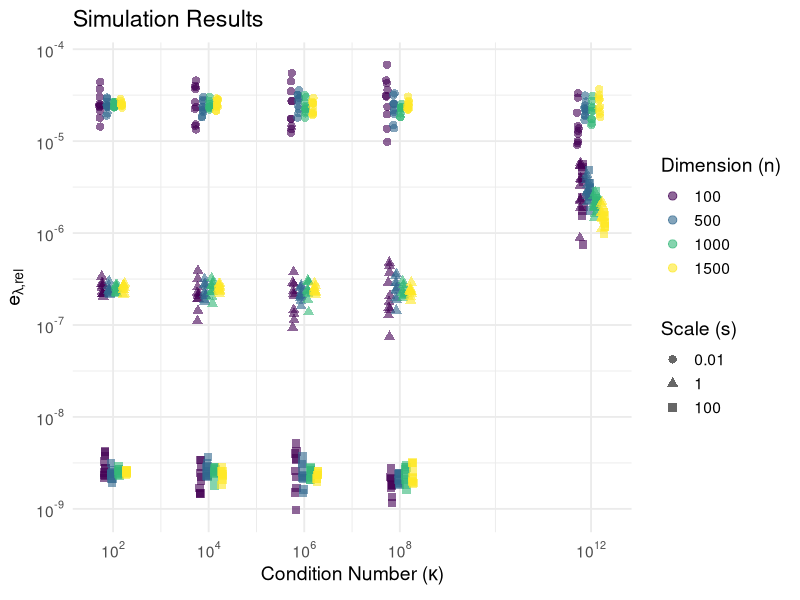
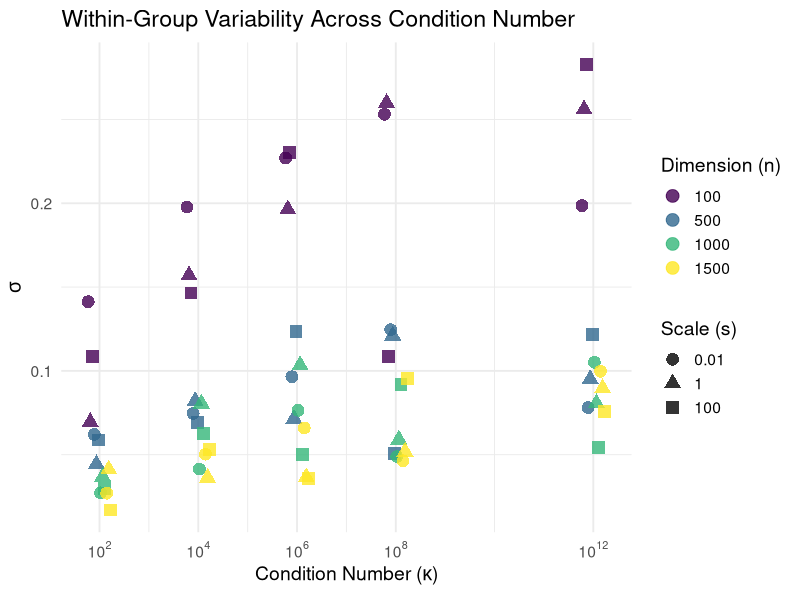
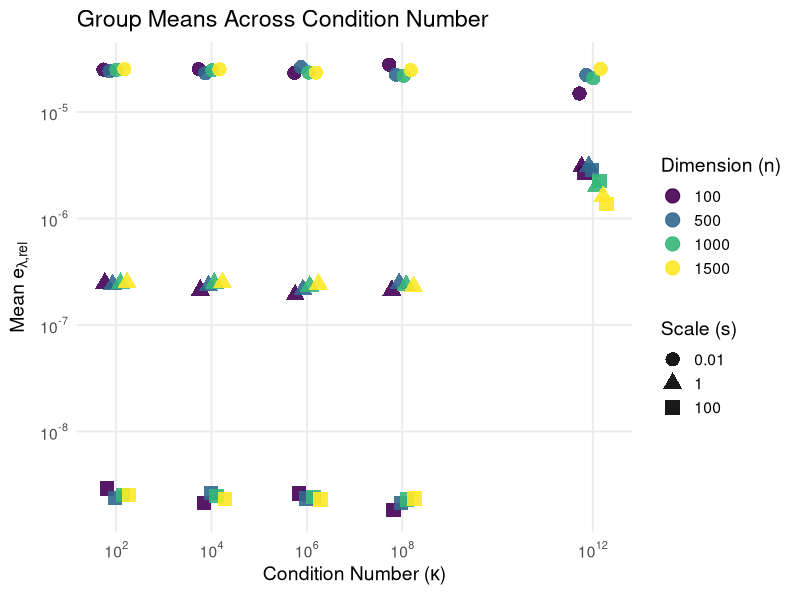
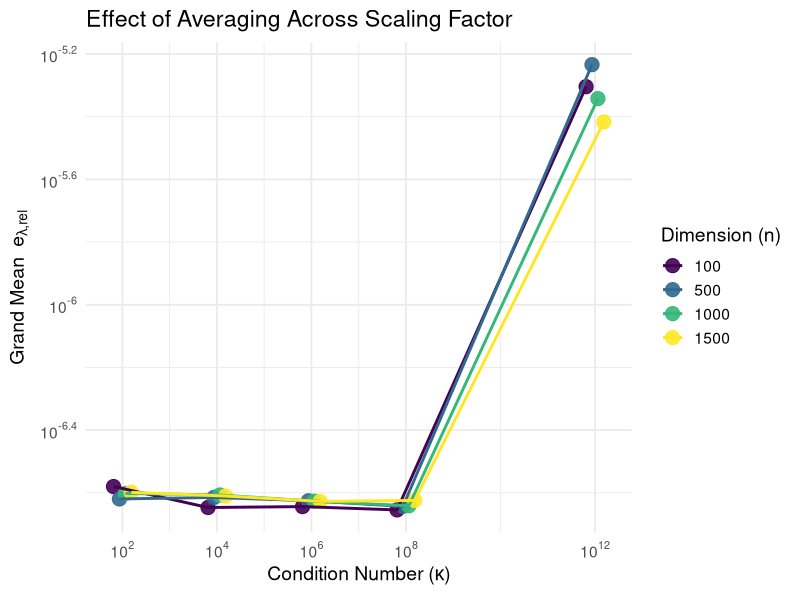
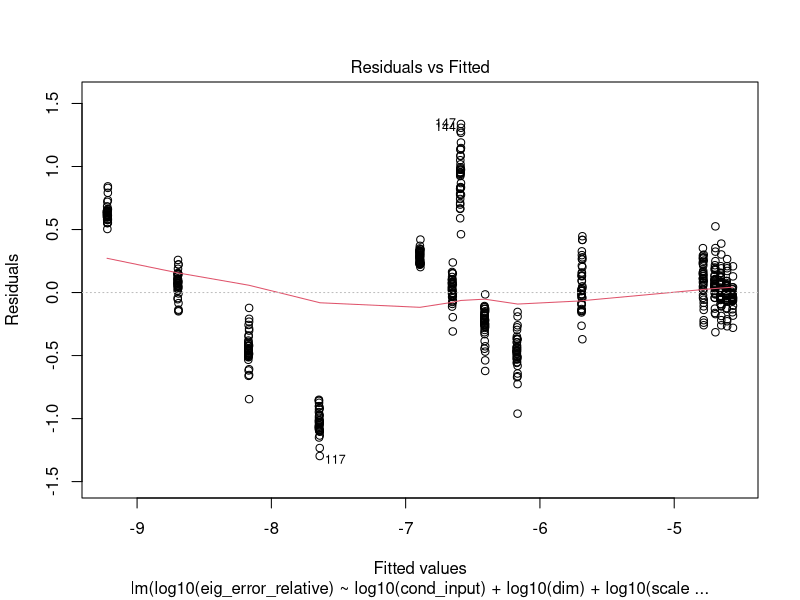
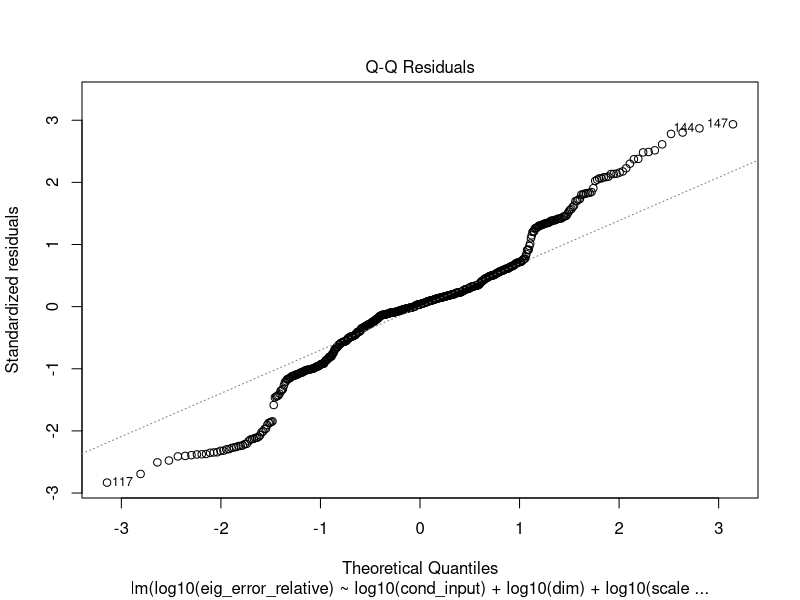
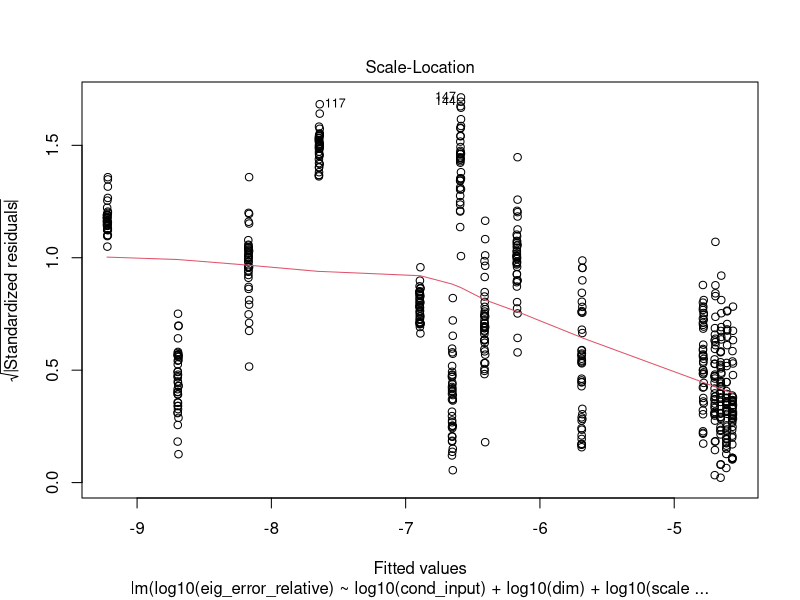
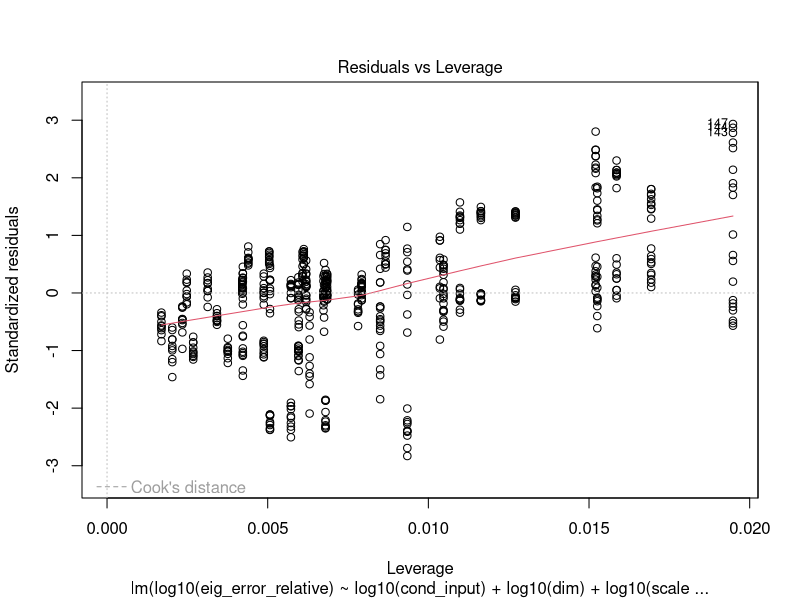

These figures' R source, in order:
library(tidyverse)
library(scales)
library(emmeans)

# =======================================================================
# Data Ingestion & Preparation
# =======================================================================

df <- read_csv("matrix_dataset.csv", show_col_types = FALSE) %>%
  
  # Numerical failures (e.g., overflow in eigenvalue solvers) produce Inf or -Inf.
  # These would break subsequent log-transformations and linear modelling,
  # so we remove them to keep only physically meaningful, finite computations.

  filter(is.finite(eig_error_relative), is.finite(cond_input)) %>%
  rename(dim = size) %>%
  
  # Many continuous variables are duplicated as factors so that ggplot can map
  # them to discrete colour/shape scales, enabling clear visual separation
  # between distinct experimental conditions rather than a continuous gradient.
  
  mutate(
    dim_fct = as.factor(dim),
    scale_fct = as.factor(scale),
    scale_label = paste0("Scale (s) = ", scale)
  )

# =======================================================================
# Simulation Results: Algorithm Error
# =======================================================================

p1 <- ggplot(df, aes(
                     x = log10(cond_input), 
                     y = log10(eig_error_relative), 
                     color = dim_fct, shape = scale_fct)
             ) +
  
  # Thousands of points are generated at the same discrete (cond, dim) combos.
  # Without jitter and dodge, points would overlap completely, hiding the
  # density and distribution of errors. Jitterdodge spreads them so the
  # reader can assess both central tendency and spread at each condition.
  
  geom_point(position = position_jitterdodge(jitter.width = 0.15, 
                    dodge.width = 0.6), size = 2.5, alpha = 0.6) + scale_color_viridis_d(option = "viridis") +
  
  # Data are plotted on log‑transformed axes to linearise exponential trends.
  # Axis breaks are labelled in power‑of‑10 notation (10^2, 10^4, …) because
  # readers intuitively understand matrix condition numbers in these orders.
  
  scale_x_continuous(
    breaks = c(2, 4, 6, 8, 12),
    labels = function(x) parse(text = paste0("10^", x))
  ) +
  scale_y_continuous(labels = math_format(10^.x)) +
  labs(
    title = "Simulation Results",
    x = expression("Condition Number (" * kappa * ")"),
    y = expression(e[lambda*",rel"]),
    color = "Dimension (n)", 
    shape = "Scale (s)"
  ) +
  theme_minimal(base_size = 14) +
  theme(legend.position = "right")

ggsave("R_error_main_plot.png", plot = p1, width = 10, height = 6, dpi = 300,
       bg = "white")
print(p1)

# =======================================================================
# Variability Analysis 
# =======================================================================

# Standard deviation of the log‑error captures the “volatility” of the
# algorithm’s output. High σ means the order‑of‑magnitude accuracy swings
# wildly across replicates – a warning sign of numerical instability.

df_std <- df %>%
  group_by(cond_input, dim, scale, dim_fct, scale_fct) %>%
  summarise(std_log_error = sd(log10(eig_error_relative)), .groups = 'drop')

p2 <- ggplot(df_std, aes(x = log10(cond_input), y = std_log_error, 
                         color = dim_fct, shape = scale_fct)) +
  
  # Now each point is a summary per group, so overplotting is minimal.
  # Using dodge (without jitter) prevents shape occlusion while preserving
  # the exact position, making it easier to compare variability across groups.
  
  geom_point(position = position_dodge(width = 0.5), size = 4, alpha = 0.8) +
  scale_color_viridis_d(option = "viridis") + 
  scale_x_continuous(     
   breaks = c(2, 4, 6, 8, 12),     
   labels = function(x) parse(text = paste0("10^", x))   
   ) +
  scale_y_continuous() +
  labs(
    title = "Within-Group Variability Across Condition Number",
    x = expression("Condition Number (" * kappa * ")"),
    y = expression(sigma),
    color = "Dimension (n)", 
    shape = "Scale (s)"
  ) +
  theme_minimal(base_size = 14) +
  theme(legend.position = "right")

ggsave("R_error_std_plot.png", plot = p2, width = 10, height = 6, dpi = 300,
       bg = "white")
print(p2)

# =======================================================================
# Average Error: Mean of Relative Error 
# =======================================================================

# Averaging on the log scale gives the geometric mean of the relative error.
# This prevents a single catastrophic outlier
# from dominating the central tendency of an otherwise well‑behaved group.

df_mean <- df %>%
  group_by(cond_input, dim, scale, dim_fct, scale_fct) %>%
  summarise(mean_log_error = mean(log10(eig_error_relative)), .groups = 'drop')

p_mean <- ggplot(df_mean, aes(x = log10(cond_input), 
                              y = mean_log_error, 
                              color = dim_fct, shape = scale_fct)) +
  geom_point(position = position_jitterdodge(jitter.width = 0.15, 
                                             dodge.width = 0.6), 
             size = 4.5, alpha = 0.9) +
  scale_color_viridis_d(option = "viridis") + 
 scale_x_continuous(     
   breaks = c(2, 4, 6, 8, 12),     
   labels = function(x) parse(text = paste0("10^", x))
   ) +
  scale_y_continuous(labels = math_format(10^.x)) +
  labs(
    title = "Group Means Across Condition Number",
    x = expression("Condition Number (" * kappa * ")"),
    y = expression("Mean" ~ e[lambda*",rel"]),
    color = "Dimension (n)", 
    shape = "Scale (s)"
  ) +
  theme_minimal(base_size = 14) +
  # Minor gridlines are removed because the log‑scale axes already guide the eye;
  # extra lines only add visual noise without aiding interpretation.
  theme(legend.position = "right",
        panel.grid.minor = element_blank())

ggsave("R_error_mean_plot.png", plot = p_mean, width = 10, height = 6, 
       dpi = 300, bg = "white")
print(p_mean)


# =====================================================================
# Grand Mean 
# =====================================================================

# Ignoring the scale factor and averaging over it reveals whether dimension
# alone interacts with condition number. However, because the scale factor
# can alter the error behaviour, this “grand mean” can be misleading
# (hence the cautious filename).

df_grand_mean <- df_mean %>%
  group_by(cond_input, dim_fct) %>%
  summarise(grand_mean_error = mean(mean_log_error), .groups = 'drop')

p_grand <- ggplot(df_grand_mean, aes(x = log10(cond_input), 
                                     y = grand_mean_error, 
                                     color = dim_fct)) +

  geom_point(position = position_dodge(width = 0.5), size = 4.5, alpha = 0.9) +
  
  # Connecting lines are used only for the same dimension, helping the eye
  # follow the trend as condition number increases – a visual guide to the
  # interaction between dimension and condition number.
  
  geom_line(aes(group = dim_fct), position = position_dodge(width = 0.5), 
            linewidth = 1) +
  scale_color_viridis_d(option = "viridis") + 
  scale_x_continuous(     
   breaks = c(2, 4, 6, 8, 12),     
   labels = function(x) parse(text = paste0("10^", x))
  ) +
  scale_y_continuous(labels = math_format(10^.x)) +
  labs(
    title = "Effect of Averaging Across Scaling Factor",
    x = expression("Condition Number (" * kappa * ")"),
    y = expression("Grand Mean "~ e[lambda*",rel"]),
    color = "Dimension (n)"
  ) +
  theme_minimal(base_size = 14) +
  theme(legend.position = "right")

ggsave("R_flawed_grand_mean_plot.png", plot = p_grand, width = 10, height = 6, 
       dpi = 300, bg = "white")
print(p_grand)

# =======================================================================
# Continuous Linear model: Mean Relative Error 
# =======================================================================

# We include all two‑ and three‑way interactions because theory suggests
# that the effects of condition number, dimension, and scale may not be
# additive – e.g., ill‑conditioning may be amplified at large dimensions.
continuous_model <- lm(log10(eig_error_relative) ~ log10(cond_input) 
                       * log10(dim)
                       * log10(scale), data = df)

# We use stepwise selection based on AIC to prune out unnecessary interactions. 
# This prevents overfitting and leaves us with the most parsimonious model 
# that still explains the variance effectively.
print("=== Running Stepwise Selection: Mean Error Model ===")
final_model <- step(continuous_model, 
                    scope = list(
                      lower = "~ log10(cond_input) + log10(dim) + log10(scale)",
                      upper = "~ log10(cond_input) * log10(dim) * log10(scale)"
                    ))

print("=== Final Optimized Model ===")
summary(final_model)
plot(final_model)

# A synthetic grid of all unique experimental conditions is created so we can
# draw smooth, continuous prediction lines rather than jagged segments that
# merely connect the observed discrete points.

pred_grid_cont <- expand.grid(
  cond_input = unique(df$cond_input),
  dim = unique(df$dim),
  scale = unique(df$scale)
) %>%
  mutate(
    dim_fct = as.factor(dim),
    scale_fct = as.factor(scale)
  )

pred_grid_cont$predicted_mean <- predict(final_model, newdata = pred_grid_cont)

p_mean_fit <- ggplot() +
  geom_point(data = df, 
             aes(x = log10(cond_input), 
                 y = log10(eig_error_relative), 
                 color = as.factor(dim), shape = as.factor(scale)), 
             position = position_jitterdodge(jitter.width = 0.15, 
                                             dodge.width = 0.6), 
             size = 2.5, alpha = 0.5) +
  
  # Model‑predicted lines overlay the raw data so the reader can judge
  # how well the fitted interactions capture the average behavior.
  geom_line(data = pred_grid_cont, 
            aes(x = log10(cond_input), y = predicted_mean, 
                group = interaction(dim_fct, scale_fct), 
                color = dim_fct,
                linetype = scale_fct), 
            linewidth = 1.2) +
  
  scale_color_viridis_d(option = "viridis") + 
  scale_x_continuous(     
   breaks = c(2, 4, 6, 8, 12),     
   labels = function(x) parse(text = paste0("10^", x))
  ) +
  scale_y_continuous(labels = math_format(10^.x)) +
  labs(
    title = "Fitted Linear Model For Means",
    x = expression("Condition Number (" * kappa * ")"),
    y = expression(e[lambda*",rel"]),
    color = "Dimension (n)", 
    shape = "Scale (s)",      
    linetype = "Scale (s)"
  ) +
  theme_minimal(base_size = 14) +
  theme(legend.position = "right")

ggsave("R_continuous_model_fit.png", plot = p_mean_fit, width = 10, height = 6, 
       dpi = 300, bg = "white")
print(p_mean_fit)


# =======================================================================
# Continuous Linear Model: Variability
# =======================================================================

# A separate model for the standard deviation (heteroscedasticity) allows
# us to identify conditions where the algorithm’s output is not only
# inaccurate but also unpredictable.
full_std_model <- lm(std_log_error ~ log10(cond_input) * log10(dim) 
                     * log10(scale), data = df_std)

print("=== Running Stepwise Selection: Variability Model ===")
best_std_model <- step(full_std_model, 
                       scope = list(
                         lower = "~ log10(cond_input) + log10(dim) + 
                         log10(scale)",
                         upper = "~ log10(cond_input) * log10(dim) *
                         log10(scale)"
                       ))

print("=== Final Optimized Variability Model ===")
summary(best_std_model)

df_std$predicted_std <- predict(best_std_model, newdata = df_std)

plot(best_std_model)

pred_grid <- expand.grid(
  cond_input = unique(df_std$cond_input),
  dim = unique(df_std$dim),
  scale = unique(df_std$scale)
) %>%
  mutate(
    log10_cond = log10(cond_input),
    dim_fct = as.factor(dim),
    scale_fct = as.factor(scale)
  )

pred_grid$predicted_std <- predict(best_std_model, newdata = pred_grid)

p_std_fit <- ggplot() +
  geom_point(data = df_std, 
             aes(x = log10(cond_input), y = std_log_error, 
                 color = dim_fct, shape = scale_fct), 
             position = position_jitterdodge(jitter.width = 0.15, 
                                             dodge.width = 0.6), 
             size = 4, alpha = 0.5) +

  geom_line(data = pred_grid, 
            aes(x = log10(cond_input), y = predicted_std, 
                group = interaction(dim_fct, scale_fct), 
                color = dim_fct, linetype = scale_fct), 
            linewidth = 1.2) +
  
  scale_color_viridis_d(option = "viridis") + 
  scale_x_continuous(     
   breaks = c(2, 4, 6, 8, 12),
   labels = function(x) parse(text = paste0("10^", x))   
   ) +
  labs(
    title = "Fitted Linear Model for Variability",
    x = expression("Condition Number (" * kappa * ")"),
    y = expression(sigma),
    color = "Dimension (n)", 
    shape = "Scale (s)",
    linetype = "Scale (s)"
  ) +
  theme_minimal(base_size = 14)

ggsave("R_continuous_var_model_fit.png", plot = p_std_fit, width = 10, 
       height = 6,
       dpi = 300, bg = "white")
print(p_std_fit)

# =====================================================================
# Indicator Model
# =====================================================================

# Floating‑point precision in matrix algorithms often collapses abruptly
# beyond a critical condition number. By introducing a binary failure indicator
# at κ = 10^12, the model can capture a structural break rather
# than forcing a smooth polynomial through two distinct regimes.

df$is_failure <- ifelse(round(log10(df$cond_input)) == 12, 1, 0)

# The interaction `is_failure:log10(scale)` is included because visual
# exploration suggests that different scaling factors react in opposite ways
# once the solver effectively fails – an effect that a main‑effect‑only
# indicator would miss.

indicator_model <- lm(log10(eig_error_relative) ~ log10(dim) + 
                        log10(cond_input) * log10(scale) + is_failure + 
                        is_failure:log10(scale), data = df)

print("=== Running Stepwise Selection on Indicator Model ===")
best_indicator_model <- step(indicator_model, direction = "both", 
                             trace = 1)

print("=== Final Optimized Indicator Model ===")
summary(best_indicator_model)

pred_grid_mean <- expand.grid(
  cond_input = unique(df$cond_input),
  dim = unique(df$dim),
  scale = unique(df$scale)
) %>%
  mutate(
    # The synthetic grid must map the exact same failure logic, otherwise 
    # the predictions will miss the structural break.
    is_failure = ifelse(round(log10(cond_input)) == 12, 1, 0),
    dim_fct = as.factor(dim),
    scale_fct = as.factor(scale)
  )

pred_grid_mean$predicted_mean <- predict(best_indicator_model, pred_grid_mean)

p_indicator <- ggplot() +
  geom_point(data = df, 
             aes(x = log10(cond_input), y = log10(eig_error_relative), 
                 color = as.factor(dim), shape = as.factor(scale)), 
             position = position_jitterdodge(jitter.width = 0.15, 
                                             dodge.width = 0.6), 
             size = 2.5, alpha = 0.5) +
  
  geom_line(data = pred_grid_mean, 
            aes(x = log10(cond_input), y = (predicted_mean), 
                group = interaction(dim_fct, scale_fct), 
                color = dim_fct, linetype = scale_fct), 
            linewidth = 1.2) +
  
  scale_color_viridis_d(option = "viridis") + 
  scale_x_continuous(
   breaks = c(2, 4, 6, 8, 12),
   labels = function(x) parse(text = paste0("10^", x))
   ) +
  scale_y_continuous(labels = scales::label_math(10^.x)) +
  labs(
    title = "Fitted Linear Model for Structural Break",
    x = expression("Condition Number (" * kappa * ")"),
    y = expression(e[lambda*",rel"]),
    color = "Dimension (n)", 
    shape = "Scale (s)",      
    linetype = "Scale (s)"
  ) +
  theme_minimal(base_size = 14) +
  theme(legend.position = "right")

ggsave("Indicator_Model_Plot.png", plot = p_indicator, width = 10, height = 5, 
       bg = "white")
print(p_indicator)

plot(best_indicator_model)

# =====================================================================
# Running F-Test to compare Indicator vs. Non-Indicator Model
# =====================================================================

# A formal F‑test on nested models quantifies whether the added parameters
# (failure indicator + its interaction with scale) significantly improve the
# model fit, justifying the extra complexity of the structural‑break approach.

reduced_model <- lm(log10(eig_error_relative) ~ log10(cond_input) * 
                      log10(scale) + log10(dim), data = df)


full_indicator_model <- lm(log10(eig_error_relative) ~ log10(dim) + 
                        log10(cond_input) * log10(scale) + is_failure + 
                        is_failure:log10(scale), data = df)

print("=== F-Test: Continuous Model vs. Structural Break (Indicator) Model ===")
anova(reduced_model, full_indicator_model)

# =======================================================================
# Weighted Regression model: Mean Relative Error (Weighted by Dimension)
# =======================================================================

# Larger matrices provide a greater number of internal floating‑point operations,
# often averaging out random noise and yielding more theoretically “stable”
# errors. Weighting the regression by dimension pulls the fitted line toward
# these more reliable observations.

weighted_continuous_model <- lm(log10(eig_error_relative) ~ log10(cond_input) 
                                * log10(dim) 
                                * log10(scale), 
                                data = df, 
                                weights = dim)

print("=== Running Stepwise Selection: Weighted Mean Error Model ===")
final_weighted_model <- step(weighted_continuous_model, 
                             scope = list(
                               lower = "~ log10(cond_input) + 
                               log10(dim) + log10(scale)",
                               upper = "~ log10(cond_input) * 
                               log10(dim) * log10(scale)"
                             ))

print("=== Final Optimized Weighted Model ===")
summary(final_weighted_model)

plot(final_weighted_model)
